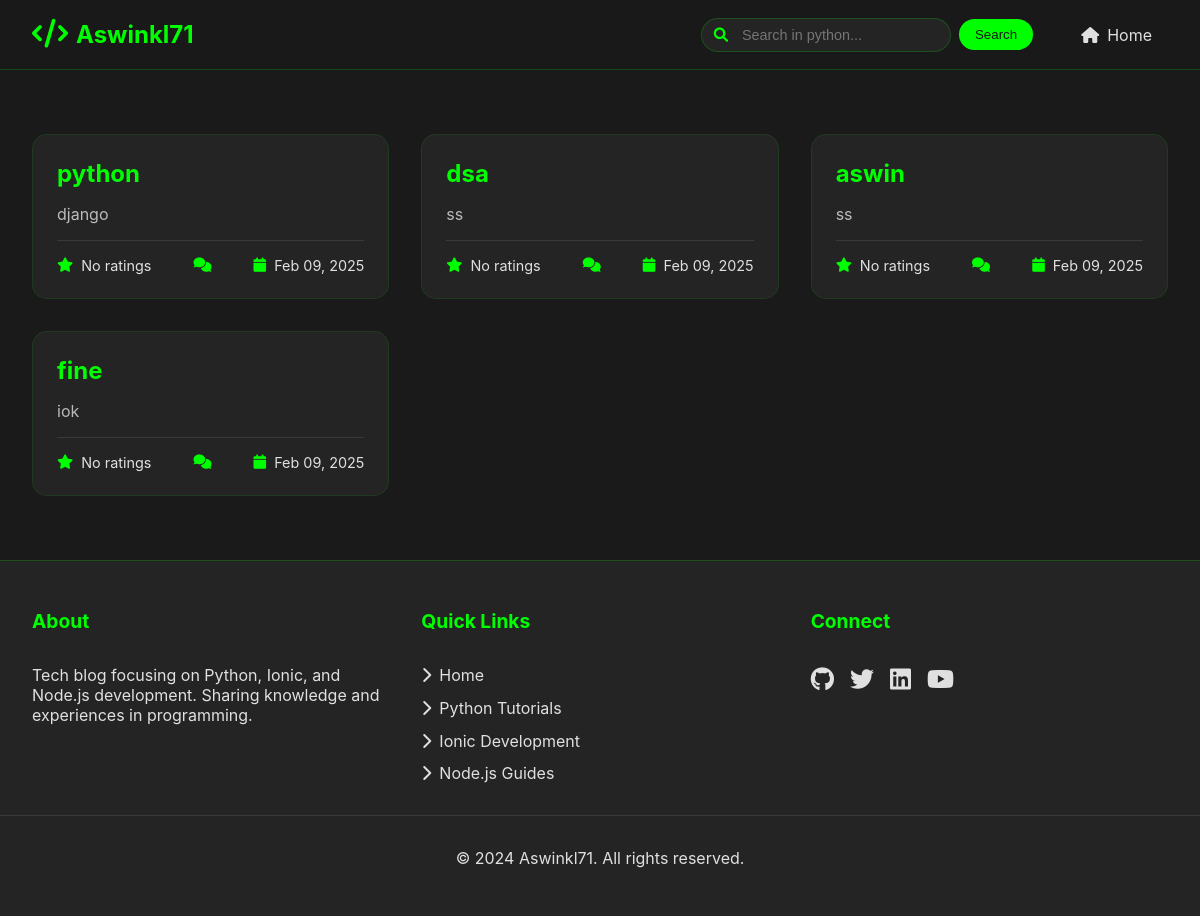
Page /category/1/ on the committed database.
### home/models.py (models this page shows, shortened)
class Category(models.Model):
    name = models.CharField(max_length=100)
    class Meta:
        verbose_name_plural = 'Categories'

class Post(models.Model):
    category = models.ForeignKey(Category, on_delete=models.CASCADE, related_name='posts')
    name = models.CharField(max_length=200)
    sub_heading = models.CharField(max_length=200)
    notes = models.TextField()
    image = models.ImageField(upload_to='posts/', blank=True, null=True)
    link = models.URLField(blank=True)
    created_at = models.DateTimeField(auto_now_add=True)
    updated_at = models.DateTimeField(auto_now=True)
    class Meta:
        ordering = ['-created_at']

### home/views.py (the view)
# urls.py: path('category/<int:category_id>/', views.category_detail, name='category_detail'),
def category_detail(request, category_id):
    logger.debug(f"Entering category_detail view with category_id: {category_id}")
    category = get_object_or_404(Category, id=category_id)
    posts = category.posts.all()
    if 'q' in request.GET:
        query = request.GET['q']
        posts = posts.filter(name__icontains=query)
        logger.debug(f"Filtered posts with query: {query}")
    context = {
        'category': category,
        'posts': posts,
        'search_query': query if 'q' in request.GET else ''
    }
    logger.debug("Rendering category_detail.html with context")
    return render(request, 'category_detail.html', context)

### templates/category_detail.html (shortened to what this page needs)
<!DOCTYPE html>
<html lang="en">
<head>
  <link href="https://cdnjs.cloudflare.com/ajax/libs/font-awesome/6.0.0/css/all.min.css" rel="stylesheet">
</head>
<body>
  <nav class="navbar">
    <div class="nav-container">
      <a href="{% url 'index' %}" class="logo">
        <i class="fas fa-code"></i>
        Aswinkl71
      </a>
      <div class="search-container">
        <form action="{% url 'category_detail' category.id %}" method="GET" class="search-form" id="search-form">
          <input
            type="search"
            name="q"
            class="search-input"
            placeholder="Search in {{ category.name }}..."
            value="{{ search_query }}"
            id="search-input"
          >
          <button type="submit" class="search-submit">Search</button>
        </form>
      </div>
      <ul class="nav-links">
        <li class="nav-item">
          <a href="{% url 'index' %}">
            <i class="fas fa-home"></i>
            Home
          </a>
        </li>
      </ul>
    </div>
  </nav>
  <main class="main-content">
    <div class="container">
      <div class="grid">
        {% for post in posts %}
        <article class="card">
          <h2 class="card-title">
            <a href="{% url 'post_detail' post.id %}">{{ post.name }}</a>
          </h2>
          <p class="card-subtitle">{{ post.sub_heading }}</p>
          <div class="card-meta">
            <span class="meta-item">
              <i class="fas fa-star"></i>
              {{ post.avg_rating|default:"No ratings" }}
            </span>
            <span class="meta-item">
              <i class="fas fa-comments"></i>
            </span>
            <span class="meta-item">
              <i class="fas fa-calendar"></i>
              {{ post.created_at|date:"M d, Y" }}
            </span>
          </div>
        </article>
        {% endfor %}
      </div>
    </div>
  </main>
  <footer class="footer">
    <div class="footer-content">
      <div class="footer-section">
        <h3 class="footer-title">About</h3>
        <p>Tech blog focusing on Python, Ionic, and Node.js development. Sharing knowledge and experiences in programming.</p>
      </div>
      <div class="footer-section">
        <h3 class="footer-title">Quick Links</h3>
        <ul class="footer-links">
          <li><a href="#"><i class="fas fa-chevron-right"></i> Home</a></li>
          <li><a href="#"><i class="fas fa-chevron-right"></i> Python Tutorials</a></li>
          <li><a href="#"><i class="fas fa-chevron-right"></i> Ionic Development</a></li>
          <li><a href="#"><i class="fas fa-chevron-right"></i> Node.js Guides</a></li>
        </ul>
      </div>
      <div class="footer-section">
        <h3 class="footer-title">Connect</h3>
        <div class="social-links">
          <a href="#"><i class="fab fa-github"></i></a>
          <a href="#"><i class="fab fa-twitter"></i></a>
          <a href="#"><i class="fab fa-linkedin"></i></a>
          <a href="#"><i class="fab fa-youtube"></i></a>
        </div>
      </div>
    </div>
    <div class="footer-bottom">
      <p>&copy; 2024 Aswinkl71. All rights reserved.</p>
    </div>
  </footer>
</body>
</html>

### templates/category_detail.html (style rules this page uses)
:root { --primary: #00ff00; --bg-dark: #1a1a1a; --text: #e0e0e0; --card-bg: #242424; --shadow-color: rgba(0, 255, 0, 0.1); --navbar-height: 70px; }
* { margin: 0; padding: 0; box-sizing: border-box; }
body { font-family: 'Inter', sans-serif; background: var(--bg-dark); color: var(--text); min-height: 100vh; display: flex; flex-direction: column; }
.navbar { background: rgba(26, 26, 26, 0.95); backdrop-filter: blur(10px); height: var(--navbar-height); position: fixed; width: 100%; top: 0; z-index: 1000; border-bottom: 1px solid rgba(0, 255, 0, 0.2); }
.nav-container { max-width: 1200px; margin: 0 auto; padding: 0 2rem; height: 100%; display: flex; justify-content: space-between; align-items: center; }
.logo { font-size: 1.5rem; font-weight: bold; color: var(--primary); text-decoration: none; display: flex; align-items: center; gap: 0.5rem; }
.logo i { font-size: 1.8rem; }
.search-container { position: relative; margin-left: auto; margin-right: 2rem; }
.search-form { display: flex; align-items: center; }
.search-input { background: var(--card-bg); border: 1px solid rgba(0, 255, 0, 0.2); border-radius: 20px; padding: 0.5rem 1rem 0.5rem 2.5rem; color: var(--text); font-size: 0.9rem; width: 250px; transition: all 0.3s ease; }
.search-submit { background: var(--primary); color: var(--bg-dark); border: none; border-radius: 20px; padding: 0.5rem 1rem; margin-left: 0.5rem; cursor: pointer; font-weight: 500; transition: all 0.3s ease; }
.nav-links { display: flex; gap: 2rem; list-style: none; }
.nav-item { position: relative; }
.nav-item a { color: var(--text); text-decoration: none; font-size: 1rem; display: flex; align-items: center; gap: 0.5rem; padding: 0.5rem 1rem; transition: all 0.3s ease; }
.main-content { flex: 1; margin-top: var(--navbar-height); padding: 2rem 0; }
.container { max-width: 1200px; margin: 0 auto; padding: 0 2rem; }
.grid { display: grid; grid-template-columns: repeat(auto-fit, minmax(300px, 1fr)); gap: 2rem; padding: 2rem 0; }
.card { background: var(--card-bg); border-radius: 15px; padding: 1.5rem; transition: all 0.3s ease; border: 1px solid rgba(0, 255, 0, 0.1); position: relative; overflow: hidden; }
.card-title { font-size: 1.5rem; color: var(--primary); margin-bottom: 1rem; }
.card-title a { color: inherit; text-decoration: none; }
.card-subtitle { color: var(--text); opacity: 0.8; margin-bottom: 1rem; }
.card-meta { display: flex; justify-content: space-between; padding-top: 1rem; border-top: 1px solid rgba(255, 255, 255, 0.1); }
.meta-item { display: flex; align-items: center; gap: 0.5rem; font-size: 0.9rem; }
.meta-item i { color: var(--primary); }
.footer { background: var(--card-bg); padding: 3rem 0; margin-top: auto; border-top: 1px solid rgba(0, 255, 0, 0.2); }
.footer-content { max-width: 1200px; margin: 0 auto; padding: 0 2rem; display: grid; grid-template-columns: repeat(auto-fit, minmax(250px, 1fr)); gap: 2rem; }
.footer-section { display: flex; flex-direction: column; gap: 1rem; }
.footer-title { color: var(--primary); font-size: 1.2rem; margin-bottom: 1rem; }
.footer-links { list-style: none; display: flex; flex-direction: column; gap: 0.8rem; }
.footer-links a { color: var(--text); text-decoration: none; transition: color 0.3s ease; display: flex; align-items: center; gap: 0.5rem; }
.social-links { display: flex; gap: 1rem; }
.social-links a { color: var(--text); font-size: 1.5rem; transition: color 0.3s ease; }
.footer-bottom { text-align: center; padding-top: 2rem; margin-top: 2rem; border-top: 1px solid rgba(255, 255, 255, 0.1); }

### rows in the picture
Category: q "Search in python..."
Post: name "python", sub_heading "django", avg_rating "No ratings", created_at "Feb 09, 2025"
Post: name "dsa", sub_heading "ss", avg_rating "No ratings", created_at "Feb 09, 2025"
Post: name "aswin", sub_heading "ss", avg_rating "No ratings", created_at "Feb 09, 2025"
Post: name "fine", sub_heading "iok", avg_rating "No ratings", created_at "Feb 09, 2025"
